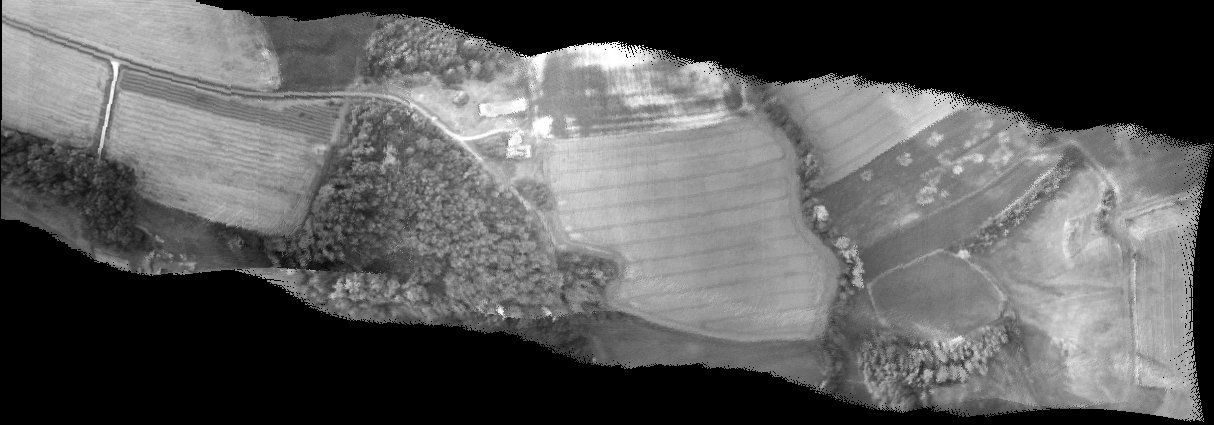
#> input picture doc/images/aerial/collage_adrien.jpg, 1214 x 425 px, given in place of aerial, which was not available
$ python select_black.py
#> lines starting #> are read from the running program, lines starting #| are printed output that depends on the picture
#!/usr/bin/env python3
# -*- coding: utf-8 -*-
"""
Created on Wed Mar  3 19:32:22 2021

@author: jelmer
"""

import numpy as np
import cv2 as cv
import os
import matplotlib.pyplot as plt
import matplotlib.image as mpimg
from scipy import ndimage
import os.path

#Load images:
if os.path.isfile('images.npy'):
    images = np.load('images.npy')
else:
    image_list = os.listdir('images')
    images = []

    for i in image_list:
        path = str('images/' + i)
        img = mpimg.imread(path)
#> img is the input picture: shape (425, 1214); min 0, max 255, mean 92.2
        img_rotated = ndimage.rotate(img, 90)
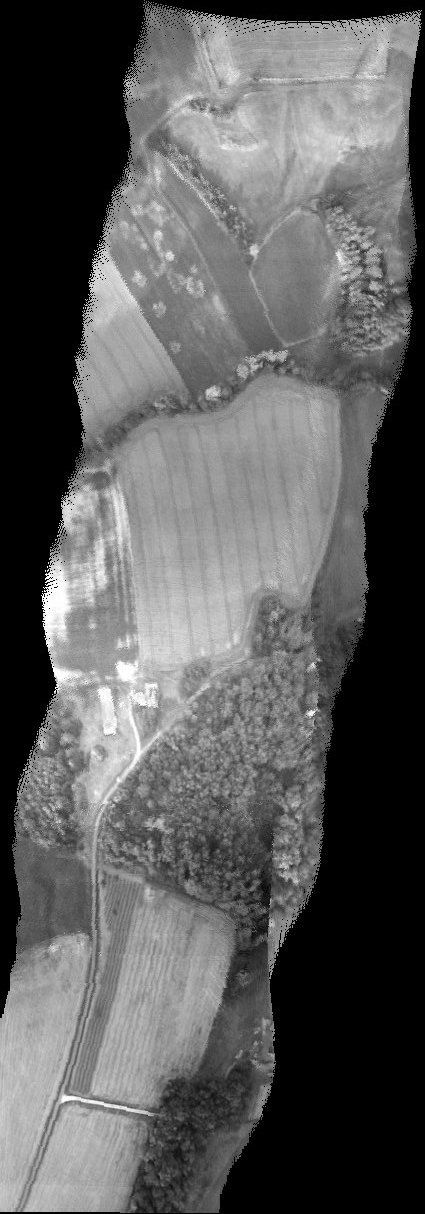
#> img_rotated: shape (1214, 425); min 0, max 255, mean 92.2
        images.append(img_rotated)
#> pass 2 of the loop `for i in image_list:`:
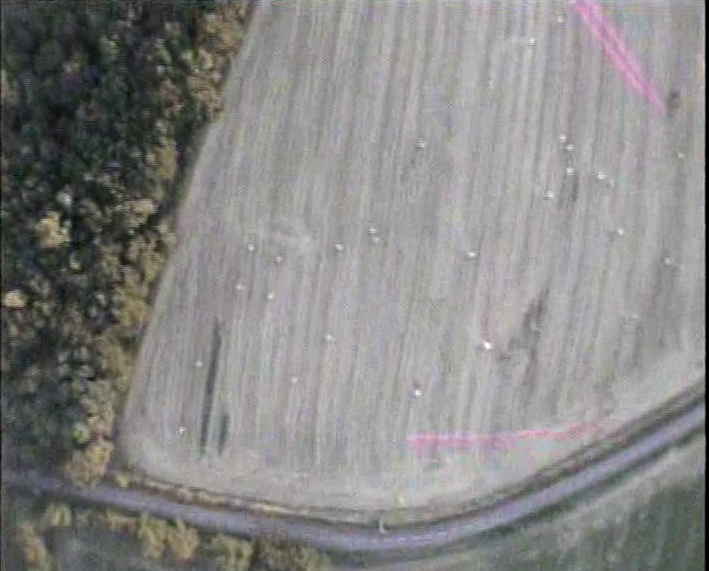
#> input picture doc/images/aerial/montfaucon.png, 709 x 571 px, given in place of airborne, which was not available
#> img is the input picture: shape (571, 709, 3) float32; mean R, G, B 0.532, 0.527, 0.524
#> `img_rotated = ndimage.rotate(img, 90)`:
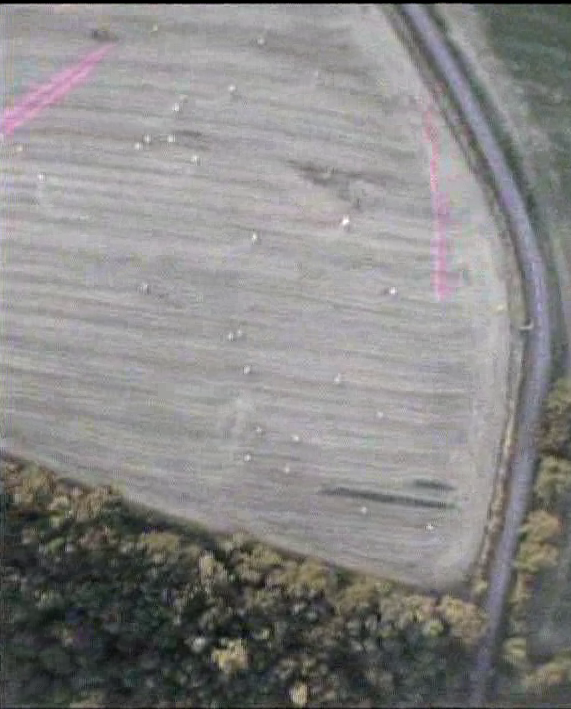
#> img_rotated: shape (709, 571, 3) float32; mean R, G, B 0.532, 0.527, 0.524; drawn with min black and max white

#> (the run stopped early here; a loop or call above may not have finished)
